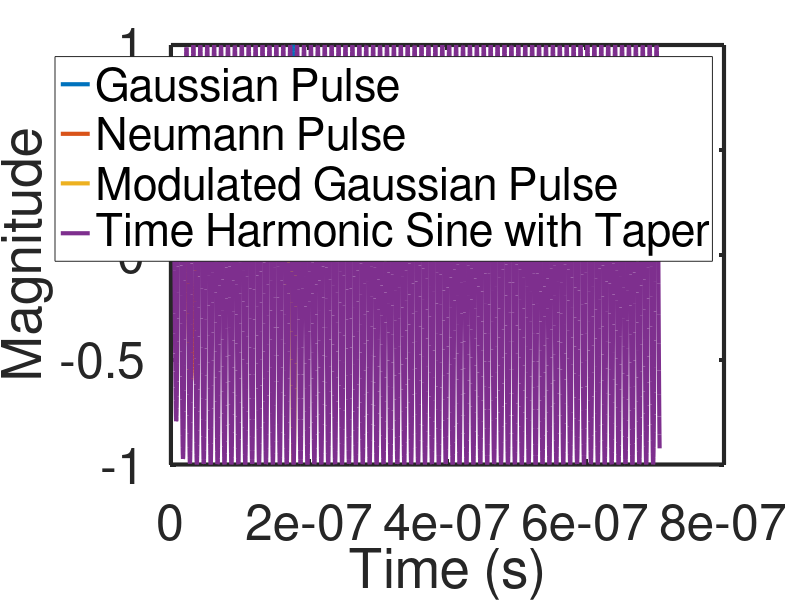
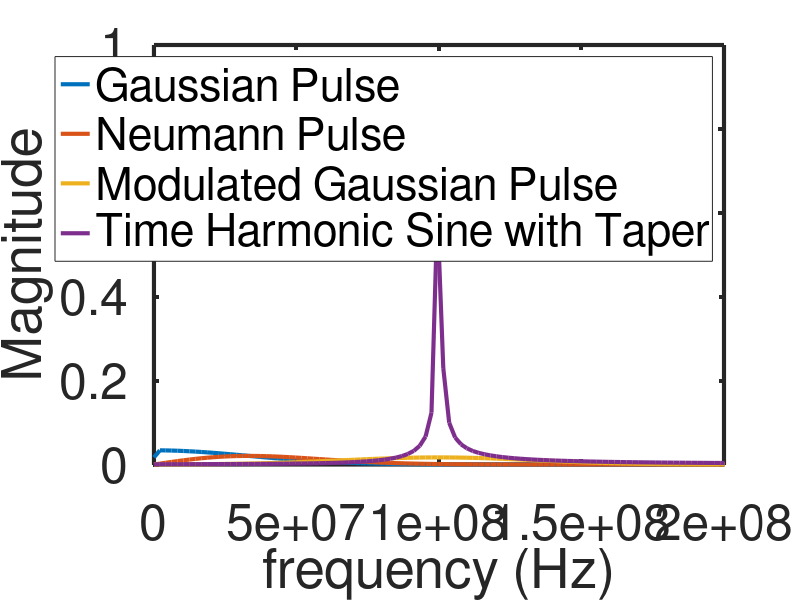
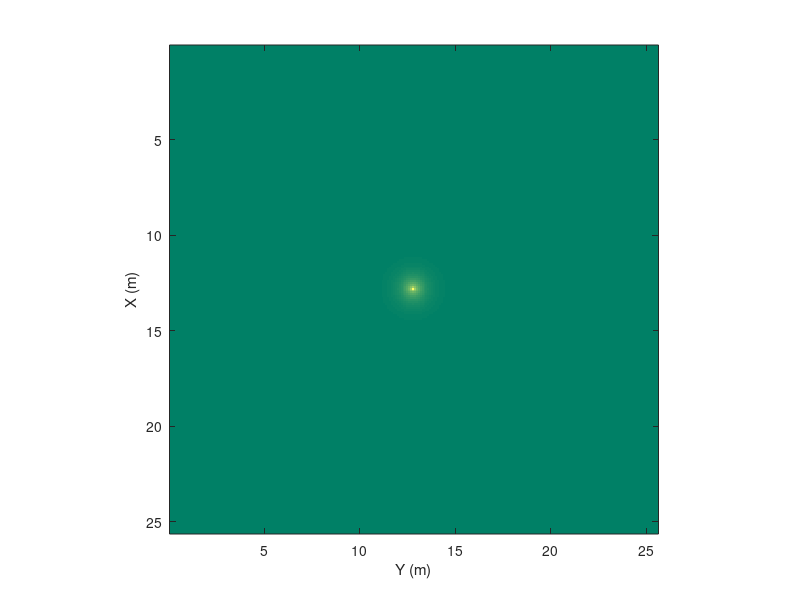
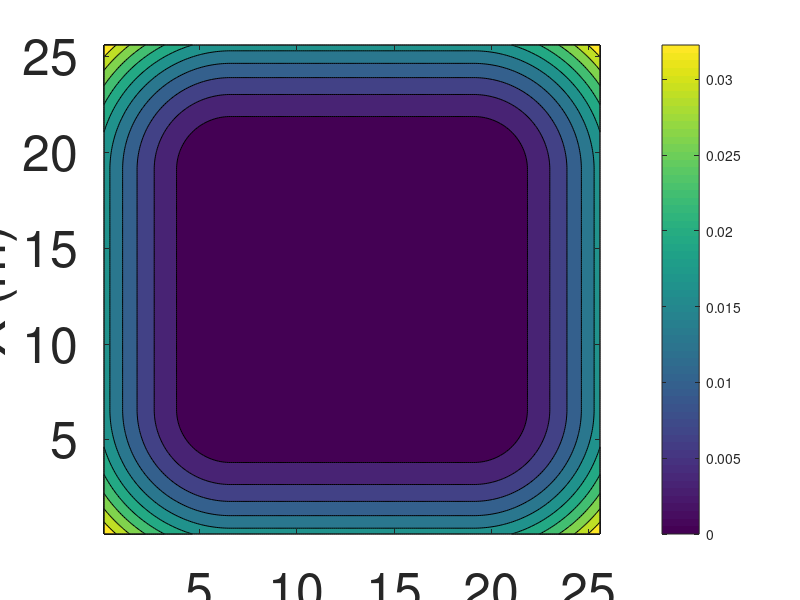

Write MATLAB code to recreate these figures, in order. (Note: this script raises an error after producing the figures.)
%% convention 
clear all;
close all;
clc;
%% preparation
epsilon0 = 8.8541878128E-12; % Vacuum permittivity
mu0 = 4*pi*1E-7; % Vacuum permeability
c = 1/sqrt(epsilon0*mu0); % Vacuum speed of light
eta0 = sqrt(mu0/epsilon0); % wave impedance

freq_0 = 1e8; % what frequency do we want to simulate
omega_0 = 2*pi*freq_0; % angular frequency
lambda = c/freq_0; % wavelength

N = 3000; % number of time steps for simulation
Dim = 256; % size of simulated square region in space
dx = lambda/30; % choose grid size according to page 390 of text book
dy = dx; % assume square grid
dt = 1/c/sqrt(1/dx^2+1/dy^2); % choose time step size according to page 395 of text book

% to save memory, we only store the data for the current and previous time step
Ez_x = zeros(2,Dim,Dim); 
Ez_y = zeros(2,Dim,Dim); 
Ez = zeros(2,Dim,Dim); 
Hx = zeros(2,Dim,Dim); 
Hy = zeros(2,Dim,Dim); 

%% time domain source
t = (0:N-1)*dt;N*dt/2
tau_p = 3/omega_0;%N*dt/8; % omega_0*tau_p = 3 --> tau_p = 3/omega_0
Source1 = exp(-0.5*((t-N*dt/4)/tau_p).^2);
Source2 = -(t-tau_p*5)/tau_p .* exp(-0.5*((t-tau_p*5)/tau_p).^2);
Source3 = exp(-0.5*((t-N*dt/4)/tau_p).^2) .* sin(omega_0*t); % 
Source4 = 1*(1-exp(-(t)/tau_p)).*sin(omega_0 * t); % single freq
% source position
src_x = floor(Dim/2);
src_y = floor(Dim/2);
figure(1);
plot(t,Source1,'linewidth',3,'DisplayName','Gaussian Pulse');hold on;
plot(t,Source2,'linewidth',3,'DisplayName','Neumann Pulse');hold on;
plot(t,Source3,'linewidth',3,'DisplayName','Modulated Gaussian Pulse');hold on;
plot(t,Source4,'linewidth',3,'DisplayName','Time Harmonic Sine with Taper');hold on;
legend;
xlabel('Time (s)');
ylabel('Magnitude');
% title('Gaussian');
set(gca,'fontsize',36);
set(gca,'linewidth',3);
set(gca, 'LooseInset', [0,0,0,0]);

% saveas(gca, 'pulses.png'); 
Source = Source2;

%% frequency domain
Fs = 1/dt; NFFT = 2048;
f = Fs*(0:(N/2))/NFFT;
Y = fft(Source1,NFFT);
P = abs(Y/N);
P1 = P(1:N/2+1);
P1(2:end-1) = 2*P1(2:end-1);
Y = fft(Source2,NFFT);
P = abs(Y/N);
P2 = P(1:N/2+1);
P2(2:end-1) = 2*P2(2:end-1);
Y = fft(Source3,NFFT);
P = abs(Y/N);
P3 = P(1:N/2+1);
P3(2:end-1) = 2*P3(2:end-1);
Y = fft(Source4,NFFT);
P = abs(Y/N);
P4 = P(1:N/2+1);
P4(2:end-1) = 2*P4(2:end-1);
figure(2)
plot(f,P1,'linewidth',3,'DisplayName','Gaussian Pulse');hold on;
plot(f,P2,'linewidth',3,'DisplayName','Neumann Pulse');hold on;
plot(f,P3,'linewidth',3,'DisplayName','Modulated Gaussian Pulse');hold on;
plot(f,P4,'linewidth',3,'DisplayName','Time Harmonic Sine with Taper');hold on;
ylim([0,1])
xlim([0,freq_0*2])
legend;
xlabel('frequency (Hz)')
ylabel('Magnitude')
set(gca,'fontsize',36);
set(gca,'linewidth',3);
set(gca, 'LooseInset', [0,0,0,0]);
% saveas(gca, 'pulseSpectrum.png'); 
%% geometry
sheet_left = floor(Dim*2/3);
sheet_right = floor(Dim*3/4);
slot_down = floor(Dim*52/100);
slot_up = floor(Dim*48/100);

dx*(slot_down-slot_up)

epsilon = epsilon0*ones(Dim,Dim); % permitivity
mu = mu0*ones(Dim,Dim); % permeability
sigma = zeros(Dim,Dim); % conductivity
sigma_x = zeros(Dim,Dim);
sigma_y = zeros(Dim,Dim);
% PML of length NPML at boundary grids
NPML = 64;
mPML = 2; % m = 2 or 3 is a good choice
R0 = 1e-12; % magnitude of reflection coefficient
sigma_max = -(mPML+1)/(2*eta0*NPML*dx)*log(R0); % equation on page of 416 textbook

for i=1:NPML
    sigma_x(i,:) = sigma_max * ((NPML+2-i)/NPML )^mPML;
end
for i=1:NPML
    sigma_y(:,i) = sigma_max * ((NPML+2-i)/NPML )^mPML;
end
for i=Dim-NPML+1:Dim
    sigma_x(i,:) = sigma_max * ((1+i-Dim+NPML)/NPML )^mPML;
end
for i=Dim-NPML+1:Dim
    sigma_y(:,i) = sigma_max * ((1+i-Dim+NPML)/NPML )^mPML;
end

figure(10);
[X,Y] = meshgrid((1:Dim)*dx,(1:Dim)*dy);
contourf(X,Y,sigma_x+sigma_y); 
colorbar;
xlabel('Y (m)')
ylabel('X (m)')
set(gca,'fontsize',36);
%set(gca, 'LooseInset', [0,0,0,0]);
%saveas(gca, 'pml_visualization.png'); 

% conductor object information
sigma_x(1:slot_up,sheet_left:sheet_right)=1e12;
sigma_x(slot_down:Dim,sheet_left:sheet_right)=1e12;
sigma_y(1:slot_up,sheet_left:sheet_right)=1e12;
sigma_y(slot_down:Dim,sheet_left:sheet_right)=1e12;

beta_x = epsilon(2:Dim-1,2:Dim-1)/dt + sigma_x(2:Dim-1,2:Dim-1)/2; 
beta_y = epsilon(2:Dim-1,2:Dim-1)/dt + sigma_y(2:Dim-1,2:Dim-1)/2;
alpha_x = epsilon(2:Dim-1,2:Dim-1)/dt - sigma_x(2:Dim-1,2:Dim-1)/2;
alpha_y = epsilon(2:Dim-1,2:Dim-1)/dt - sigma_y(2:Dim-1,2:Dim-1)/2;

% observing point
obsrv_x = floor(Dim*5/10);
obsrv_y = floor(Dim*9/10);
obsrv_data = zeros(1,N);

%% move data in matrices to GPU, if there is a GPU
try
    gpuArray(1);
    canUseGPU=true;
    gpuDevice
catch
    canUseGPU=false;
end
% canUseGPU=false;
% memory need in total: (Dim^2*(2*5+6)+N+2)*4/1e9
if canUseGPU
    Ez_x=gpuArray(single(Ez_x));
    Ez_y=gpuArray(single(Ez_y));
    Ez=gpuArray(single(Ez));
    Hx=gpuArray(single(Hx));
    Hy=gpuArray(single(Hy));

    beta_x=gpuArray(single(beta_x));
    beta_y=gpuArray(single(beta_y));
    alpha_x=gpuArray(single(alpha_x));
    alpha_y=gpuArray(single(alpha_y));
%     dx=gpuArray(single(dx));
%     dy=gpuArray(single(dy));
%     Source=gpuArray(single(Source));
    epsilon=gpuArray(single(epsilon));
    mu=gpuArray(single(mu));
    whos Ez_x
    whos Ez_y
    whos Ez
    whos Hx
    whos Hy
    whos beta_x
    whos beta_y
    whos alpha_x
    whos alpha_y
%     whos dx
%     whos dy
    whos epsilon
    whos mu
%     whos Source
end

%% 2D TM Polarized EM field FDTD calculation (page 397-398 of the textbook)
h3=figure(3);
h4=figure(4);
h5=figure(5);
tic;
for n = 2:N  % index of time
    Ez_x(2,2:Dim-1,2:Dim-1) = 1 ./ beta_x .* (alpha_x .* squeeze(Ez_x(2-1,2:Dim-1,2:Dim-1)) + 1/dx * squeeze(Hy(2-1,2:Dim-1,2:Dim-1)-Hy(2-1,1:Dim-2,2:Dim-1)));
    Ez_y(2,2:Dim-1,2:Dim-1) = 1 ./ beta_y .* (alpha_y .* squeeze(Ez_y(2-1,2:Dim-1,2:Dim-1)) - 1/dy * squeeze(Hx(2-1,2:Dim-1,2:Dim-1)-Hx(2-1,2:Dim-1,1:Dim-2)));
    Ez(2,2:Dim-1,2:Dim-1) =  Ez_x(2,2:Dim-1,2:Dim-1) + Ez_y(2,2:Dim-1,2:Dim-1); 
    Ez(2,src_x,src_y) =  Ez(2,src_x,src_y) - 1/beta_x(src_x,src_y) * Source(n-1);
    Hx(2,2:Dim-1,2:Dim-1) = 1 ./ beta_y .* (alpha_y .* squeeze(Hx(2-1,2:Dim-1,2:Dim-1)) - epsilon(2:Dim-1,2:Dim-1)./(mu(2:Dim-1,2:Dim-1)*dy) .* squeeze(Ez(2,2:Dim-1,3:Dim) - Ez(2,2:Dim-1,2:Dim-1)));
    Hy(2,2:Dim-1,2:Dim-1) = 1 ./ beta_x .* (alpha_x .* squeeze(Hy(2-1,2:Dim-1,2:Dim-1)) + epsilon(2:Dim-1,2:Dim-1)./(mu(2:Dim-1,2:Dim-1)*dx) .* squeeze(Ez(2,3:Dim,2:Dim-1) - Ez(2,2:Dim-1,2:Dim-1)));
    
    % E_\parallel = 0
    Ez(:,slot_up,sheet_left:sheet_right)=0;
    Ez(:,slot_down,sheet_left:sheet_right)=0;
    Ez(:,slot_down:end,sheet_left)=0;
    Ez(:,slot_down:end,sheet_right)=0;
    Ez(:,1:slot_up,sheet_left)=0;
    Ez(:,1:slot_up,sheet_right)=0;
    
    Ez_x(:,slot_up,sheet_left:sheet_right)=0;
    Ez_x(:,slot_down,sheet_left:sheet_right)=0;
    Ez_x(:,slot_down:end,sheet_left)=0;
    Ez_x(:,slot_down:end,sheet_right)=0;
    Ez_x(:,1:slot_up,sheet_left)=0;
    Ez_x(:,1:slot_up,sheet_right)=0;
    
    Ez_y(:,slot_up,sheet_left:sheet_right)=0;
    Ez_y(:,slot_down,sheet_left:sheet_right)=0;
    Ez_y(:,slot_down:end,sheet_left)=0;
    Ez_y(:,slot_down:end,sheet_right)=0;
    Ez_y(:,1:slot_up,sheet_left)=0;
    Ez_y(:,1:slot_up,sheet_right)=0;
    
    % H_\perp=0
    Hx(:,slot_up,sheet_left:sheet_right)=0;
    Hx(:,slot_down,sheet_left:sheet_right)=0;
    Hy(:,1:slot_up,sheet_left)=0;
    Hy(:,1:slot_up,sheet_right)=0;
    Hy(:,slot_down:end,sheet_left)=0;
    Hy(:,slot_down:end,sheet_right)=0;
    
    Ez_x(1,:,:)=Ez_x(2,:,:);
    Ez_y(1,:,:)=Ez_y(2,:,:);
    Ez(1,:,:)=Ez(2,:,:);
    Hx(1,:,:)=Hx(2,:,:);
    Hy(1,:,:)=Hy(2,:,:);
    
    
    obsrv_data(n) = Ez(2,obsrv_x,obsrv_y);
    
    if mod(n,50)==0
        range = max(max(squeeze(abs(Ez(2,:,:)))))/10;
        figure(3)
        imagesc((1:Dim)*dx,(1:Dim)*dy,abs(squeeze(Ez(2,:,:)))/range);%,'Interpolation','bilinear');
        colormap summer
        axis image
        xlabel('Y (m)')
        ylabel('X (m)')
        title(['$\mathcal{E}_z$', ' at ', 'time = ',num2str(round(n*dt,9)),' s',],'interpreter','latex');
        set(gca,'fontsize',36);
        set(gca,'linewidth',3);
        %set(gca, 'LooseInset', [0,0,0,0]);
        drawnow;
%         jFrame = get(h3,'JavaFrame');
%         set(jFrame,'Maximized',1);
        set(gcf,'Position',[0,0,1024,1024]); 
        pause(0.3);	
        
        saveas(gca, ['sim1step',num2str(n),'Ez','.png']);

        %range = max(max(squeeze(abs(Hx(2,:,:)))));
        figure(4)
        imagesc((1:Dim)*dx,(1:Dim)*dy,eta0*abs(squeeze(Hx(2,:,:)))/range);
        colormap summer
        axis image
        xlabel('Y (m)')
        ylabel('X (m)')
        title(['$\mathcal{H}_x$', ' at ', 'time = ',num2str(round(n*dt,9)),' s',],'interpreter','latex');
        set(gca,'fontsize',36);
        set(gca,'linewidth',3);
%         jFrame = get(h4,'JavaFrame');
%         set(jFrame,'Maximized',1);
        set(gcf,'Position',[0,0,1024,1024]); 
        pause(0.3);	
        saveas(gca, ['sim1step',num2str(n),'Hx','.png']);
        %set(gca, 'LooseInset', [0,0,0,0]);

        %range = max(max(squeeze(abs(Hy(2,:,:)))));
        figure(5)
        imagesc((1:Dim)*dx,(1:Dim)*dy,eta0*abs(squeeze(Hy(2,:,:)))/range);
        colormap summer
        axis image
        xlabel('Y (m)')
        ylabel('X (m)')
        title(['$\mathcal{H}_y$', ' at ', 'time = ',num2str(round(n*dt,8)),' s',],'interpreter','latex');
        set(gca,'fontsize',36);
        set(gca,'linewidth',3);
%         jFrame = get(h5,'JavaFrame');
%         set(jFrame,'Maximized',1);
        set(gcf,'Position',[0,0,1024,1024]); 
        pause(0.3);	
        saveas(gca, ['sim1step',num2str(n),'Hy','.png']);
        %set(gca, 'LooseInset', [0,0,0,0]);
    end
end
toc;
%% move the data from GPU to CPU, if there is a GPU
if canUseGPU
    Ez_x=gather(Ez_x);
    Ez_y=gather(Ez_y);
    Ez=gather(Ez);
    Hx=gather(Hx);
    Hy=gather(Hy);
    beta_x=gather(beta_x);
    beta_y=gather(beta_y);
    alpha_x=gather(alpha_x);
    alpha_y=gather(alpha_y);
    dx=gather(dx);
    dy=gather(dy);
    Ez_y=gather(Ez_y);
    epsilon=gather(epsilon);
    mu=gather(mu);
    Source=gather(Source);

end
%% further processing at observation point
figure(6)
plot(t,obsrv_data,'linewidth',3);
xlabel('Time (s)');
ylabel('Magnitude');
set(gca,'fontsize',36);
set(gca,'linewidth',3);
set(gca, 'LooseInset', [0,0,0,0]);

Fs = 1/dt; NFFT = 2048;
f = Fs*(0:(N/2))/N;
Y = fft(obsrv_data);
P = abs(Y/N);
P1 = P(1:N/2+1);
P1(2:end-1) = 2*P1(2:end-1);
figure(7)
plot(f,P1,'linewidth',3);
xlabel('frequency (Hz)')
ylabel('Magnitude')
set(gca,'fontsize',36);
set(gca,'linewidth',3);
set(gca, 'LooseInset', [0,0,0,0]);

